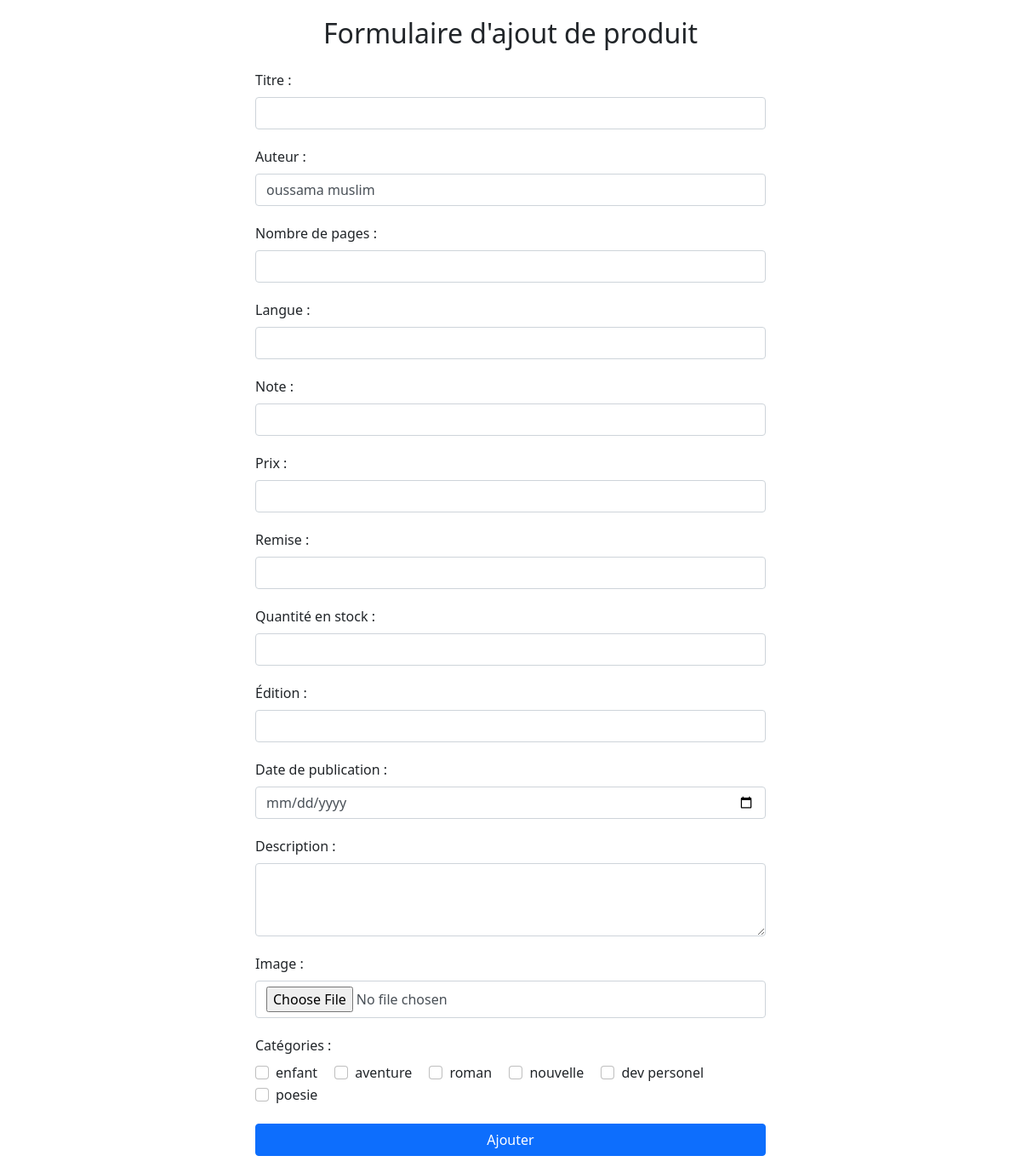
The app's page /Admin/ajouterProduit.php with its own data.
### tables this page shows
CREATE TABLE `categorie` (
  `id_c` int(11) NOT NULL,
  `nom_c` varchar(255) NOT NULL
);

### Admin/ajouterProduit.php (the view, shortened to what this page needs)
<?php
    include '../include/connexion.php';
    try {
        $stmt = $pdo->query('SELECT id_c, nom_c FROM categorie');
        $categories = $stmt->fetchAll(PDO::FETCH_ASSOC);
    } catch (PDOException $e) {
        echo 'Erreur : ' . $e->getMessage();
        $categories = [];
    }
    try {
        $stmt = $pdo->query('SELECT id_a, nomComplet FROM auteur');
        $auteurs = $stmt->fetchAll(PDO::FETCH_ASSOC);
    } catch (PDOException $e) {
        echo 'Erreur : ' . $e->getMessage();
        $auteurs = [];
    }
?>
<!DOCTYPE html>
<html lang="en">
<head>
    <link rel="stylesheet" href="../css/bootstrap.min.css">
</head>
<body>
    <div class="container">
        <h2 class="text-center mb-4">Formulaire d'ajout de produit</h2>
        <div class="d-flex justify-content-center">
            <form action="../traitement/traitementProduit.php" method="post" enctype="multipart/form-data" style="width: 100%; max-width: 600px;">
                <div class="form-group">
                    <label for="titre" class="form-label">Titre :</label>
                    <input type="text" class="form-control" id="titre" name="titre" required>
                </div>
                <div class="form-group">
                    <label for="auteur" class="form-label">Auteur :</label>
                    <select class="form-control" id="auteur" name="auteur">
                        <?php foreach ($auteurs as $auteur): ?>
                            <option value="<?= htmlspecialchars($auteur['id_a']) ?>"><?= htmlspecialchars($auteur['nomComplet']) ?></option>
                        <?php endforeach; ?>
                    </select>
                </div>
                <div class="form-group">
                    <label for="nbpage" class="form-label">Nombre de pages :</label>
                    <input type="text" class="form-control" id="nbpage" name="nbpage">
                </div>
                <div class="form-group">
                    <label for="langue" class="form-label">Langue :</label>
                    <input type="text" class="form-control" id="langue" name="langue">
                </div>
                <div class="form-group">
                    <label for="note" class="form-label">Note :</label>
                    <input type="text" class="form-control" id="note" name="note">
                </div>
                <div class="form-group">
                    <label for="prix" class="form-label">Prix :</label>
                    <input type="text" class="form-control" id="prix" name="prix">
                </div>
                <div class="form-group">
                    <label for="remise" class="form-label">Remise :</label>
                    <input type="text" class="form-control" id="remise" name="remise">
                </div>
                <div class="form-group">
                    <label for="qteS" class="form-label">Quantité en stock :</label>
                    <input type="text" class="form-control" id="qteS" name="qteS">
                </div>
                <div class="form-group">
                    <label for="editionn" class="form-label">Édition :</label>
                    <input type="text" class="form-control" id="editionn" name="editionn">
                </div>
                <div class="form-group">
                    <label for="datepublication" class="form-label">Date de publication :</label>
                    <input type="date" class="form-control" id="datepublication" name="datepublication">
                </div>
                <div class="form-group">
                    <label for="descriptionn" class="form-label">Description :</label>
                    <textarea class="form-control" id="descriptionn" name="descriptionn" rows="3"></textarea>
                </div>
                <div class="form-group">
                    <label for="inputImage" class="form-label">Image :</label>
                    <input type="file" class="form-control" id="inputImage" name="inputImage">
                </div>
                <div class="form-group">
                    <label for="categories" class="form-label">Catégories :</label><br>
                    <?php foreach ($categories as $categorie): ?>
                        <div class="form-check form-check-inline">
                            <input class="form-check-input" type="checkbox" id="categorie<?= $categorie['id_c'] ?>" name="categories[]" value="<?= $categorie['id_c'] ?>">
                            <label class="form-check-label" for="categorie<?= $categorie['id_c'] ?>"><?= htmlspecialchars($categorie['nom_c']) ?></label>
                        </div>
                    <?php endforeach; ?>
                </div>
                <button type="submit" class="btn btn-primary w-100" name="ajouter">Ajouter</button>
            </form>
        </div>
    </div>
</body>
</html>

### Admin/ajouterProduit.php (style rules this page uses)
body { padding: 20px; }
.form-group { margin-bottom: 20px; }

### records on screen
categorie: nom_c "enfant"
categorie: nom_c "aventure"
categorie: nom_c "roman"
categorie: nom_c "nouvelle"
categorie: nom_c "dev personel"
categorie: nom_c "poesie"

### other values on screen
form field auteur "oussama muslim"
